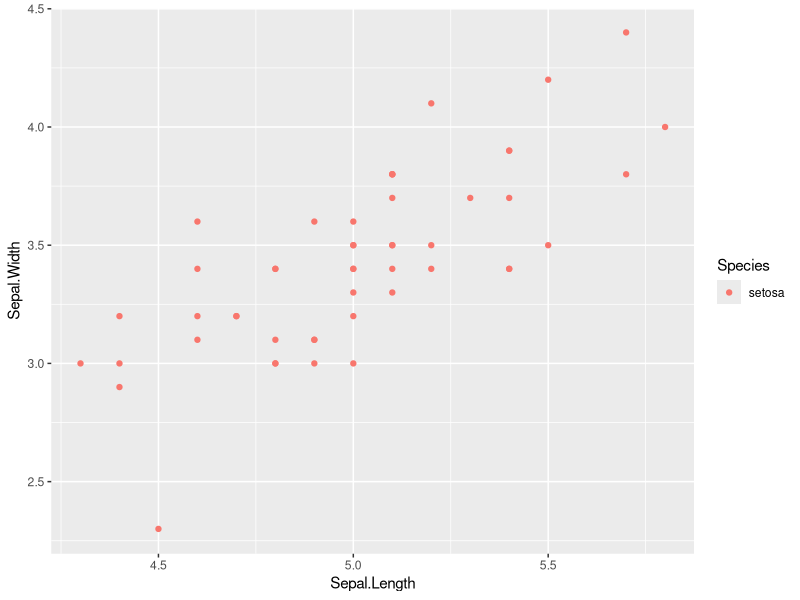

Write R code to recreate this figure.
# Use this or other scripts to explore your data and visualize your data.
# When you get to the point where you are satisfied with your visualization,
# save the code to a ggplot object like the example below. Your .Rmd section 
# can source this script and display the object.

library(tidyverse)

specie <- iris[, 'Species'] %>% 
    sample(1) %>% 
    as.character()

my_plot <- iris %>%
    filter(Species == specie) %>%
    ggplot(aes(Sepal.Length, Sepal.Width, col = Species)) +
    geom_point()
